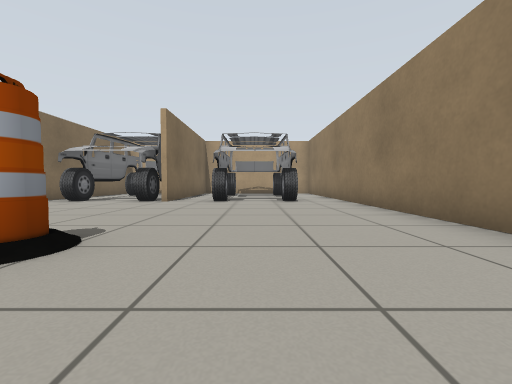
View 1 (above)

19 first-person views from a walk through a robot-simulator world made for Gazebo. The camera is 0.5 m above the floor, tilts 2° down and sees 90° across. Floor lines are 1 m apart. The floor is counted in squares, 1 m on a side. Each view is taken from the middle of a square. On the plan, view 1 faces up. The plan holds only what a view shows up to about 9 squares ahead; the rest is blank. Robots are left out. Some surface patterns are stand-ins.

View 2
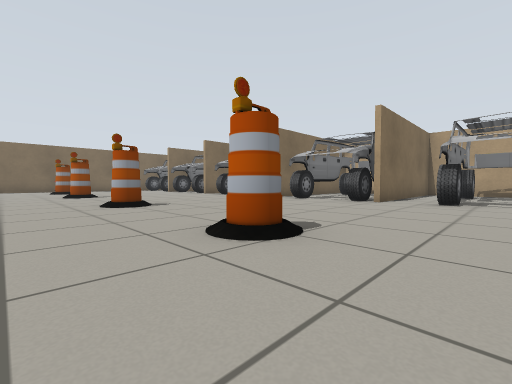

View 3
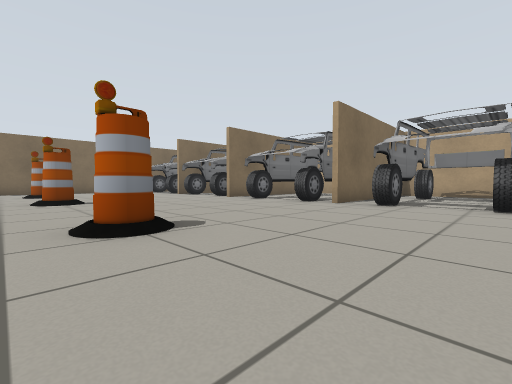

View 4
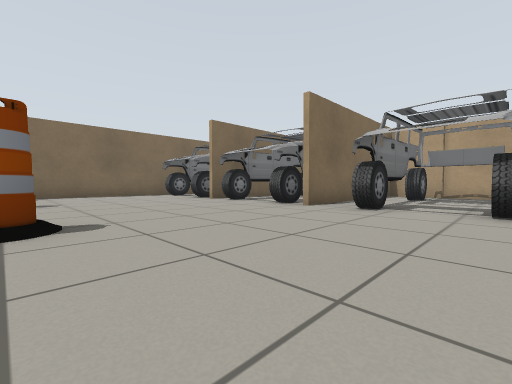

View 5
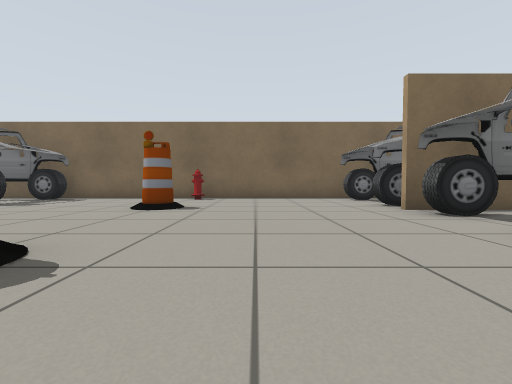

View 6
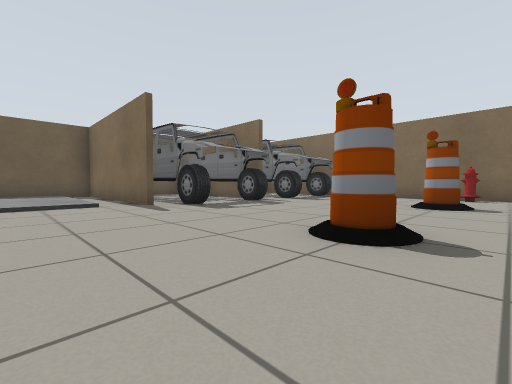

View 7
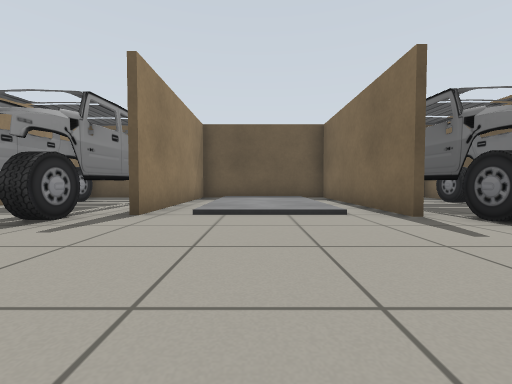

View 8
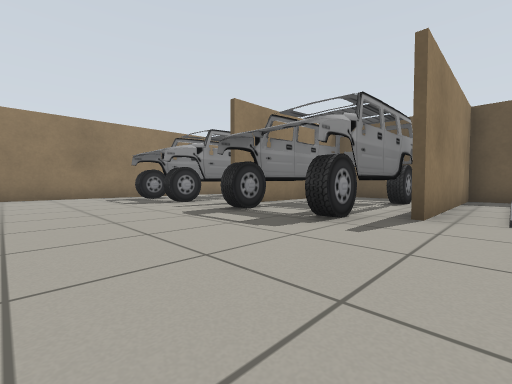

View 9
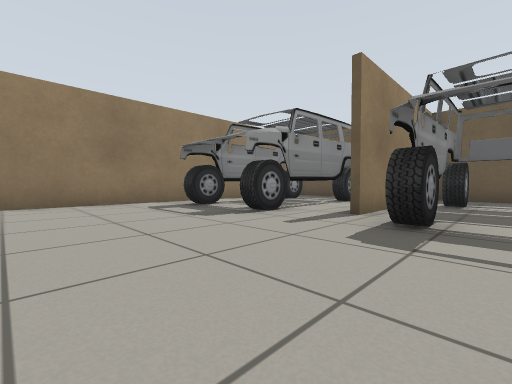

View 10
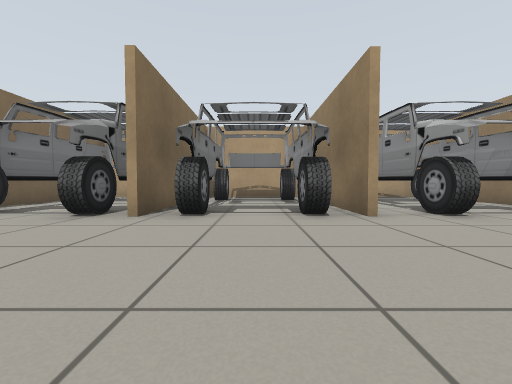

View 11
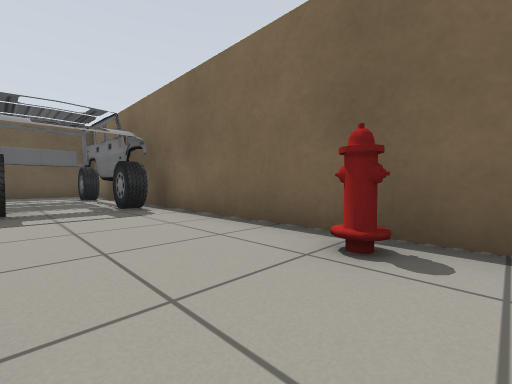

View 12
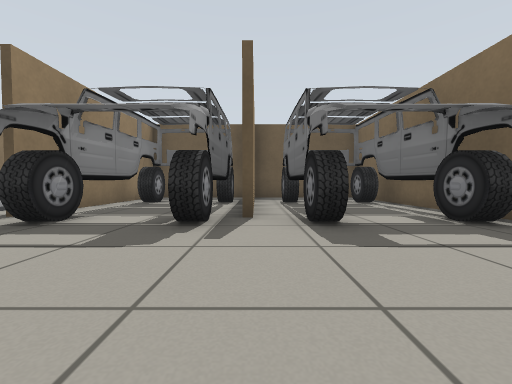

View 13
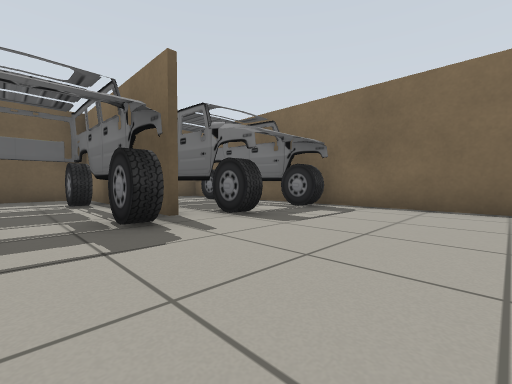

View 14
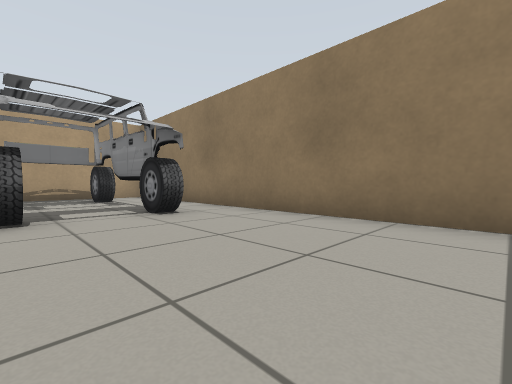

View 15
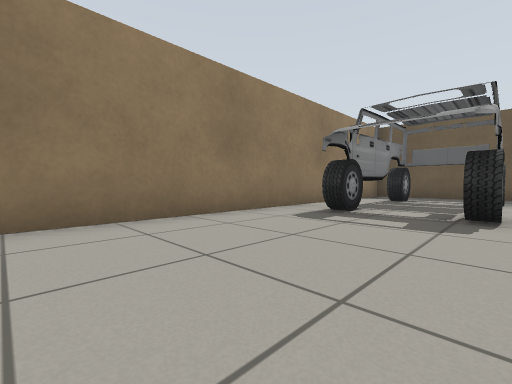

View 16
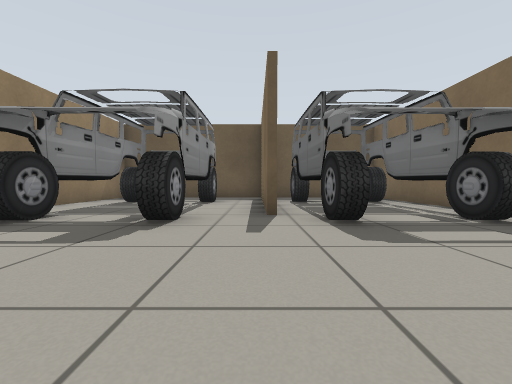

View 17
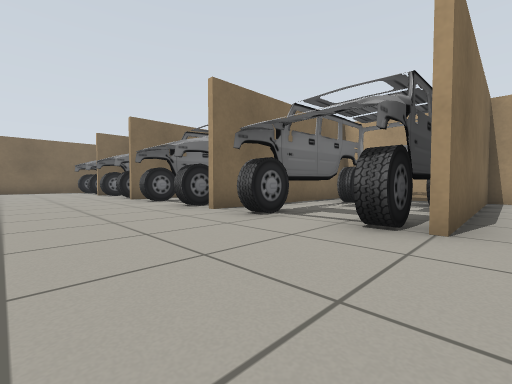

View 18
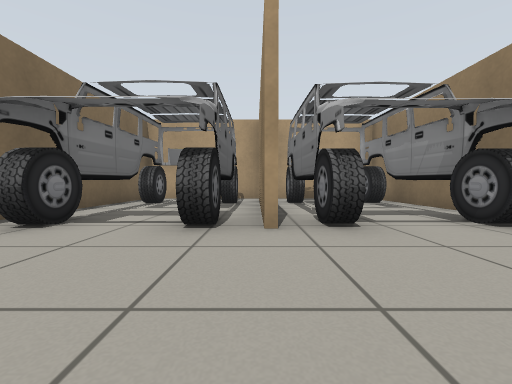

View 19
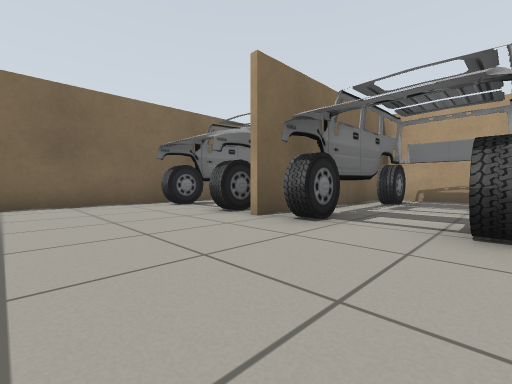

### Floor plan
Key: @ floor where view 1 was taken; # wall or solid block; . main floor; : floor 0.1 m higher than the main floor; C car; B barrel; H fire hydrant.
Columns run from 18 left of view 1 to 3 right of it. Each row starts with its distance up from view 1.
 12 ######################
 11 #CCC#CCC#CCC#CCC.CCC.#
 10 #CCC#CCC#CCC#CCC.CCC.#
  9 #CCC#CCC#CCC#CCC.CCC.#
  8 #CCC#CCC#CCC#CCC.CCC.#
  7 #CCC#CCC#CCC#CCC.CCC.#
  6 #....................#
  5 #....................#
  4 #....................#
  3 #....................#
  2 #H..B..BB...B...B....#
  1 #....................#
  0 #.................@..#
 -1 #....................#
 -2 #CCC.CCC.....CCC.CCC.#
 -3 #CCC#CCC....#CCC#CCC.#
 -4 #CCC#CCC.  :#CCC#CCC.#
 -5 #CCC#CCC.  :#CCC#CCC.#
 -6 #CCC#CCC.  :#CCC#CCC.#
 -7 ##  #  C.  :#CCC#....#
 -8 ######################

Positions as (right, up) in squares from view 1, and headings:
1: (0, 0), facing up
2: (0, 0), facing up-left
3: (-3, 1), facing up-left
4: (-7, 2), facing up-left
5: (-9, 4), facing left
6: (-8, 3), facing down-left
7: (-8, 1), facing down
8: (-7, 1), facing down-right
9: (-4, 1), facing down-right
10: (-12, 3), facing up
11: (-15, 3), facing down-left
12: (-14, 1), facing down
13: (-12, 1), facing down-left
14: (-1, 3), facing up-right
15: (-1, 2), facing down-right
16: (-2, 1), facing down
17: (-2, 4), facing up-left
18: (-14, 4), facing up
19: (-11, 4), facing up-left
